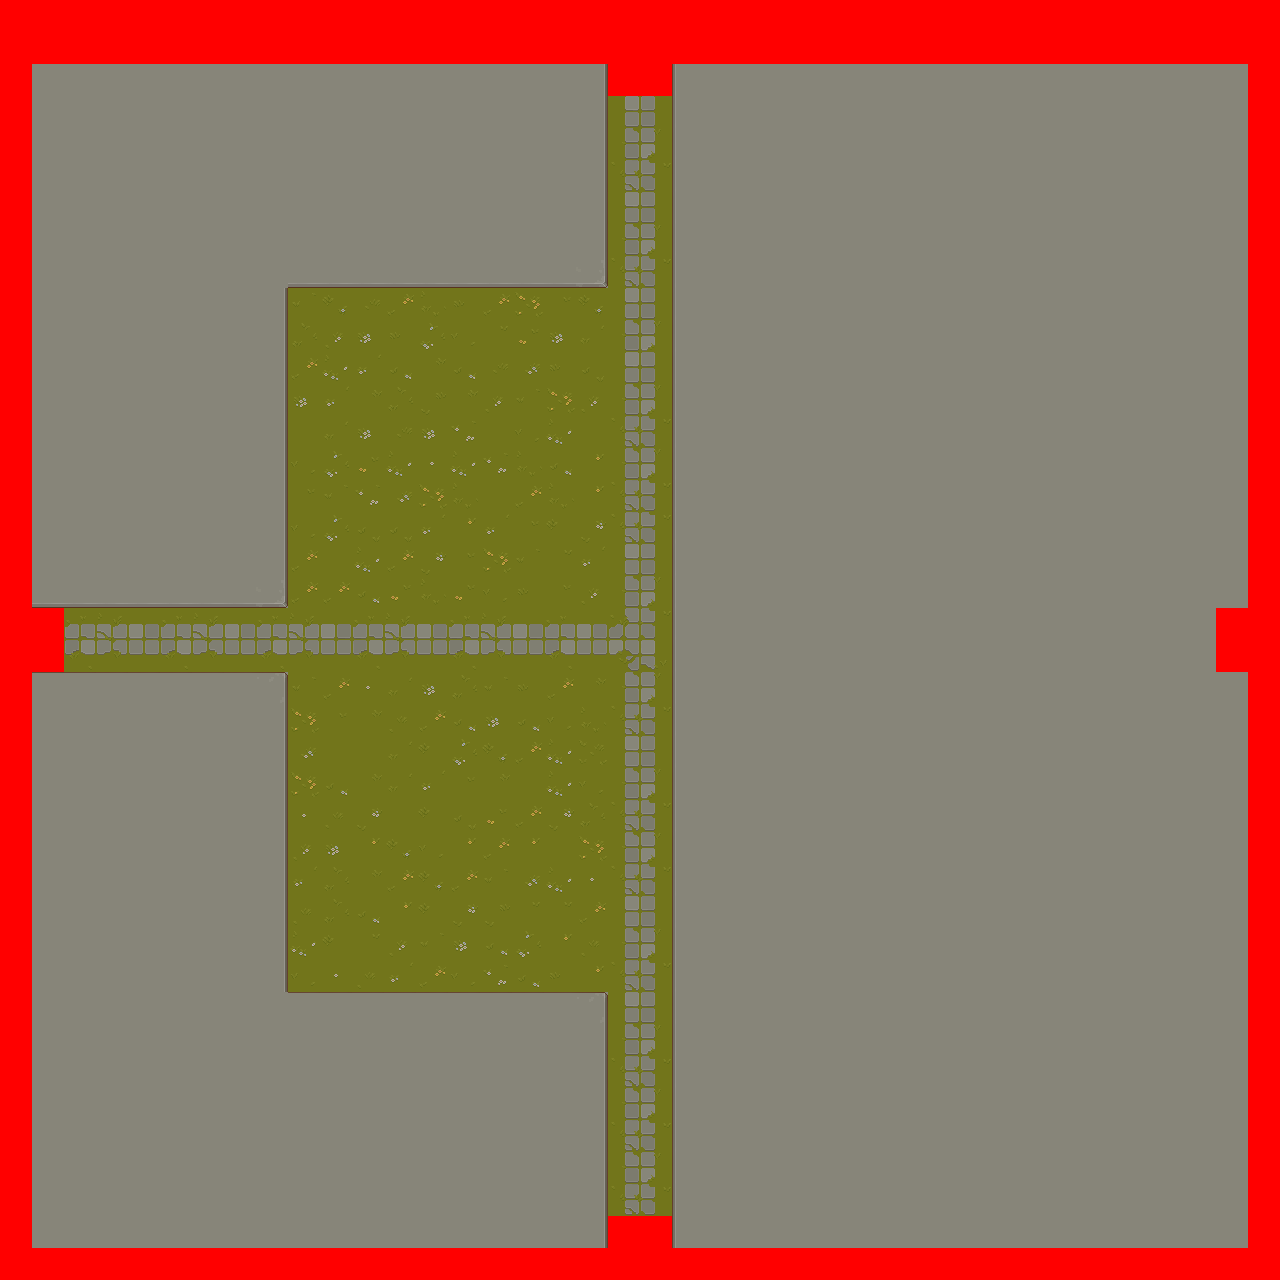

This game map was drawn from its Tiled (.tmx) file and the tilesets committed beside it. A one-line description and the trimmed map source follow:
An orthogonal 40x40 tile map with 32x32 px tiles, 9 tile layers (Ground, Ground2, Wall, Wall2, ...), 2 tilesets.

<map version="1.5" tiledversion="1.7.2" orientation="orthogonal" renderorder="right-down" width="40" height="40" tilewidth="32" tileheight="32" infinite="0" nextlayerid="15" nextobjectid="1">
 <tileset firstgid="1" source="All Tiles.tsx" />
 <tileset firstgid="1629" source="Tileset map copie.tsx" />
 <layer id="3" name="Ground" width="40" height="40">
  <data>[1600 cells, 1600 non-empty, 2 distinct tile ids]</data>
 </layer>
 <layer id="6" name="Ground2" width="40" height="40">
  <data>[1600 cells, 1361 non-empty, 55 distinct tile ids]</data>
 </layer>
 <layer id="5" name="Wall" width="40" height="40">
  <data>[1600 cells, 80 non-empty, 14 distinct tile ids]</data>
 </layer>
 <layer id="4" name="Wall2" width="40" height="40">
  <properties>
   <property name="Draw after player" type="bool" value="false" />
  </properties>
  <data>[1600 cells, 118 non-empty, 10 distinct tile ids]</data>
 </layer>
 <layer id="13" name="Shadow" width="40" height="40">
  <data>[1600 cells, 0 non-empty, 0 distinct tile ids]</data>
 </layer>
 <layer id="12" name="Elements" width="40" height="40">
  <data>[1600 cells, 0 non-empty, 0 distinct tile ids]</data>
 </layer>
 <layer id="14" name="Shining" width="40" height="40">
  <data>[1600 cells, 0 non-empty, 0 distinct tile ids]</data>
 </layer>
 <layer id="10" name="Collisions" width="40" height="40">
  <data>[1600 cells, 194 non-empty, 1 distinct tile ids]</data>
 </layer>
 <layer id="11" name="Doors" width="40" height="40">
  <data>[1600 cells, 8 non-empty, 1 distinct tile ids]</data>
 </layer>
</map>
